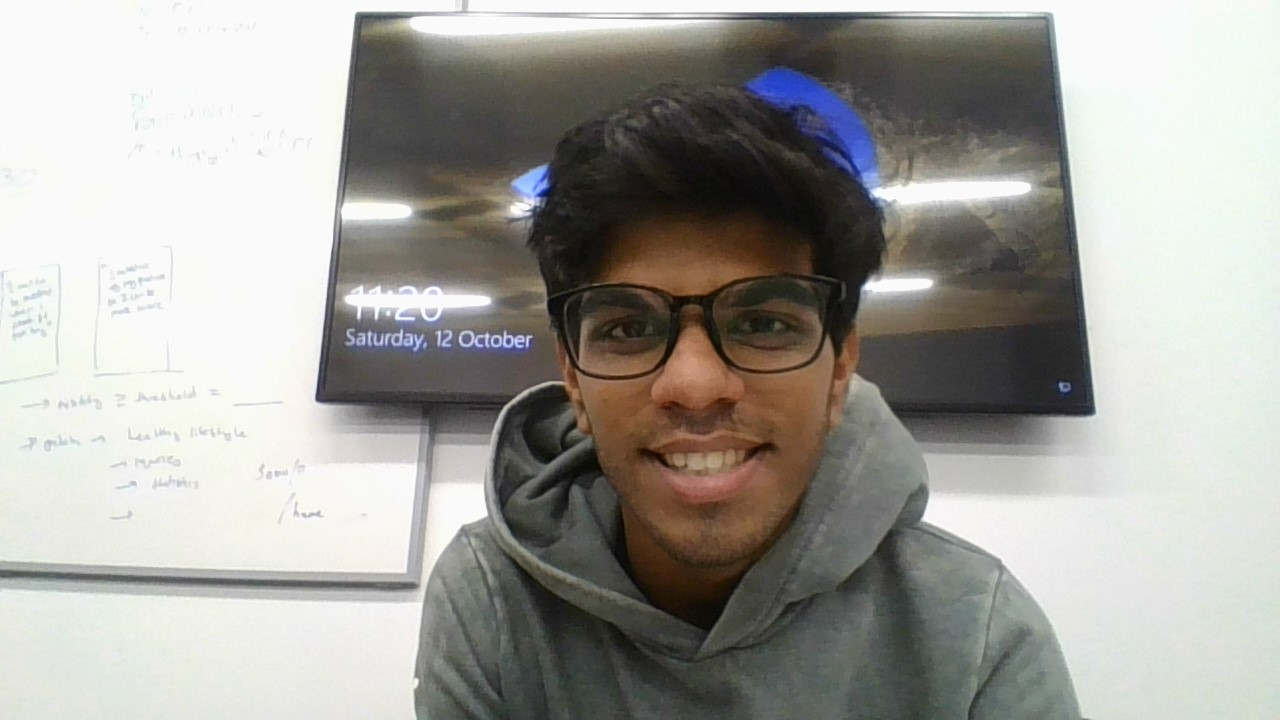
#> input picture public/image.jpg, 1280 x 720 px, given as the content of the folder public/image.jpg, which was not available
$ python -i Train.py   (imports and definitions only)
#> lines starting #> are read from the running program, lines starting #| are printed output that depends on the picture; pictures that were not available may be replaced by others from this repository, and a replacement may not be noted
# -*- coding: utf-8 -*-
"""
Created on Sat Oct 12 13:35:51 2019

@author: Rahul
"""

'''
This program is used to collect cropped images of a student corresponding to their student ID and train a model to suit their face.
This trained model for all the faces is stored in a trainner.yml file.
The camera opens and takes 30 pictures when the "Get your face" button is pressed. It then crops the face and saves it in the MOONJI/data folder.
This is done using Haar Cascades, which are a very popular implementation of the Viola-Jones research paper on detecting faces in images.
Now our trainner LBPH Face recognizer trains the faces according to their student ID using LBPH face recognizer, another popular face classification algorithm

'''

#Getting the required import statements for our program and all the dependancies we need

import cv2
import numpy as np
import os
from PIL import Image
class Trainner:#The class that trains the stored images into a model
    def __init__(self):
        self.detector= cv2.CascadeClassifier("cascades/haarcascade_frontalface_default.xml");#Collecting haar cascades(Though it wont be used here)


    def getImagesAndLabels(self, path):#the images are stored in a certain format "StudentID.ImageID.bmp". This function extracts each image
    #get the path of all the files in the folder
#> called with path = 'public/image.jpg'
        imagePaths=[os.path.join(path,f) for f in os.listdir(path)]
    #create empth face list
        faceSamples=[]
    #create empty ID list
        Ids=[]
    #now looping through all the image paths and loading the Ids and the images
        for imagePath in imagePaths:
        #loading the image and converting it to gray scale
            pilImage=Image.open(imagePath).convert('L')
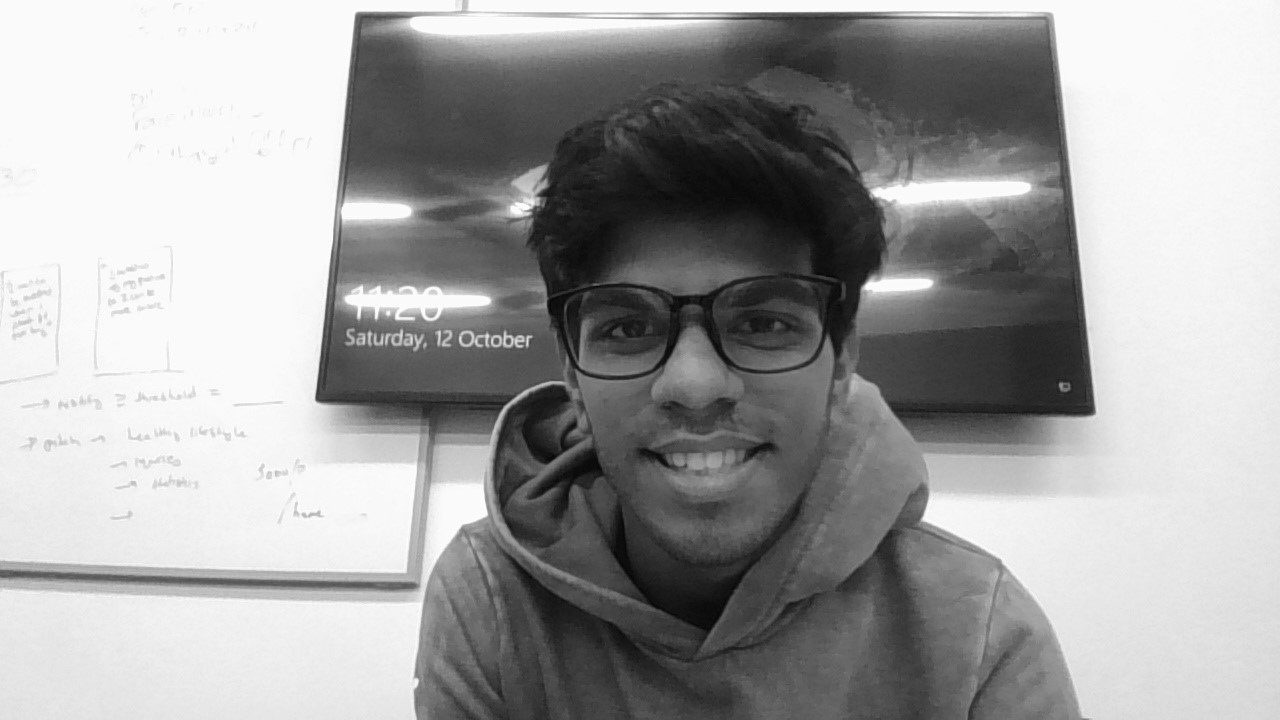
#> pilImage: PIL image 1280x720 L; min 3, max 255, mean 160.5
        #Now we are converting the PIL image into numpy array
            imageNp=np.array(pilImage,'uint8')
            print(imagePath)
        #getting the Id from the image
            try:
                Id=int(os.path.split(imagePath)[-1].split(".")[1])
            except ValueError:
                print("hi")

        # extract the face from the training image sample
            print("lol")
            faces=self.detector.detectMultiScale(imageNp)
#> faces = [[531, 197, 328, 328]]
            print(123)
        #If a face is there then append that in the list as well as Id of it
            for (x,y,w,h) in faces:
                faceSamples.append(imageNp[y:y+h,x:x+w])
                Ids.append(Id)
#> this loop made 1 pass
#> after the loop, Ids = []; faceSamples = 1 item
        return faceSamples,Ids#ID corresponds to Student ID
    # [5 lines left out: function run, not called in this run]
class FaceCropper:#This class takes 30 pictures and crops only the faces from these images and stores them as "StudentID.ImageId.bmp" in the MOONJI/data folder
    # [38 lines left out: functions __init__, run, not called in this run]

#> (the run stopped early here; a loop or call above may not have finished)

$ run again, on public/settings.jpg
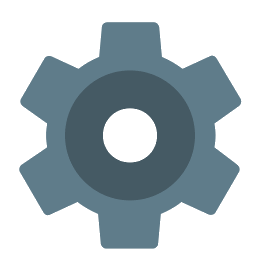
#> input picture public/settings.jpg, 260 x 260 px, given as the content of the folder public/settings.jpg, which was not available
#> in getImagesAndLabels, `pilImage=Image.open(imagePath).convert('L')`:
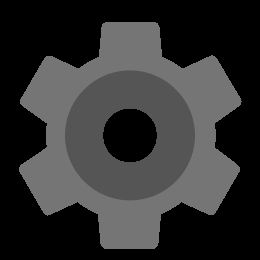
#> pilImage: PIL image 260x260 L; min 0, max 118, mean 49
#> faces = ()
#> after the loop in getImagesAndLabels, `for (x,y,w,h) in faces:`: Ids = []
#> result = ([], [])

$ run again, on public/joe.png
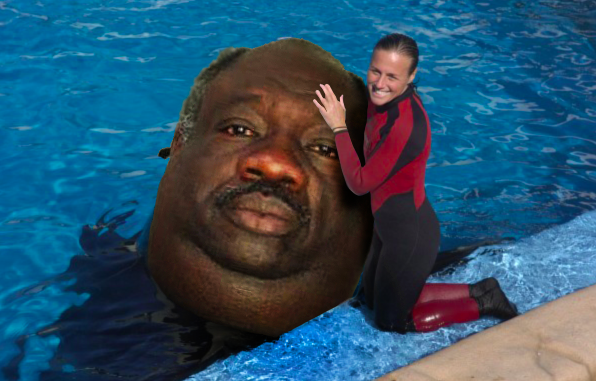
#> input picture public/joe.png, 596 x 381 px, given as the content of the folder public/joe.png, which was not available
#> in getImagesAndLabels, `pilImage=Image.open(imagePath).convert('L')`:
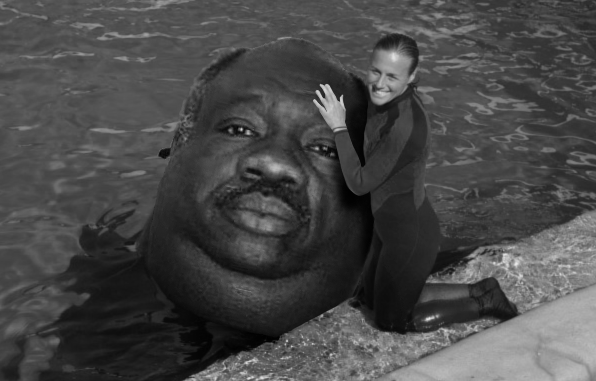
#> pilImage: PIL image 596x381 L; min 1, max 233, mean 72.5
#> faces = [[359, 54, 51, 51], [238, 193, 61, 61]]
#> the loop in getImagesAndLabels, `for (x,y,w,h) in faces:` made 1 pass
#> after the loop in getImagesAndLabels, `for (x,y,w,h) in faces:`: Ids = []; faceSamples = 1 item
